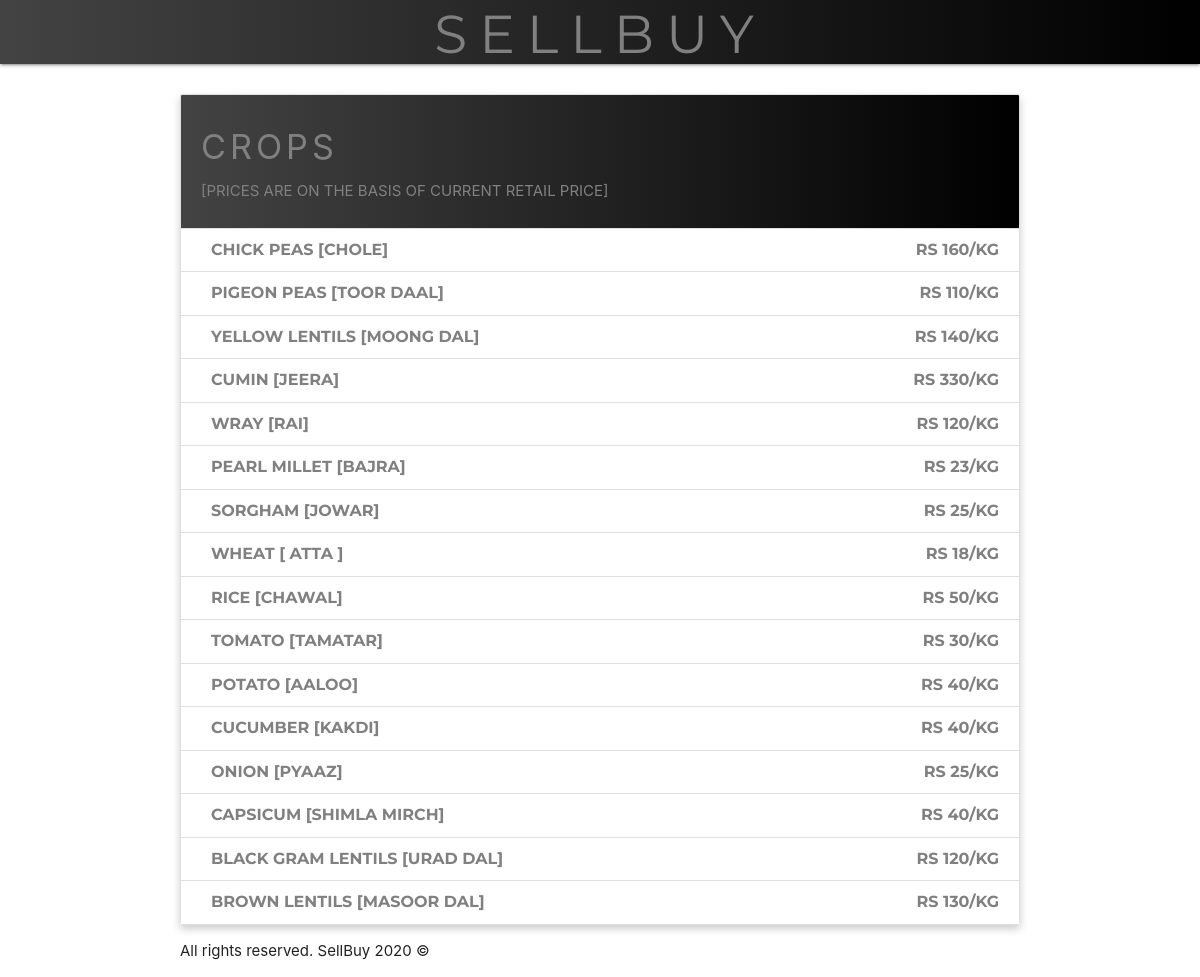
/price, run on an earlier commit of the app's database.
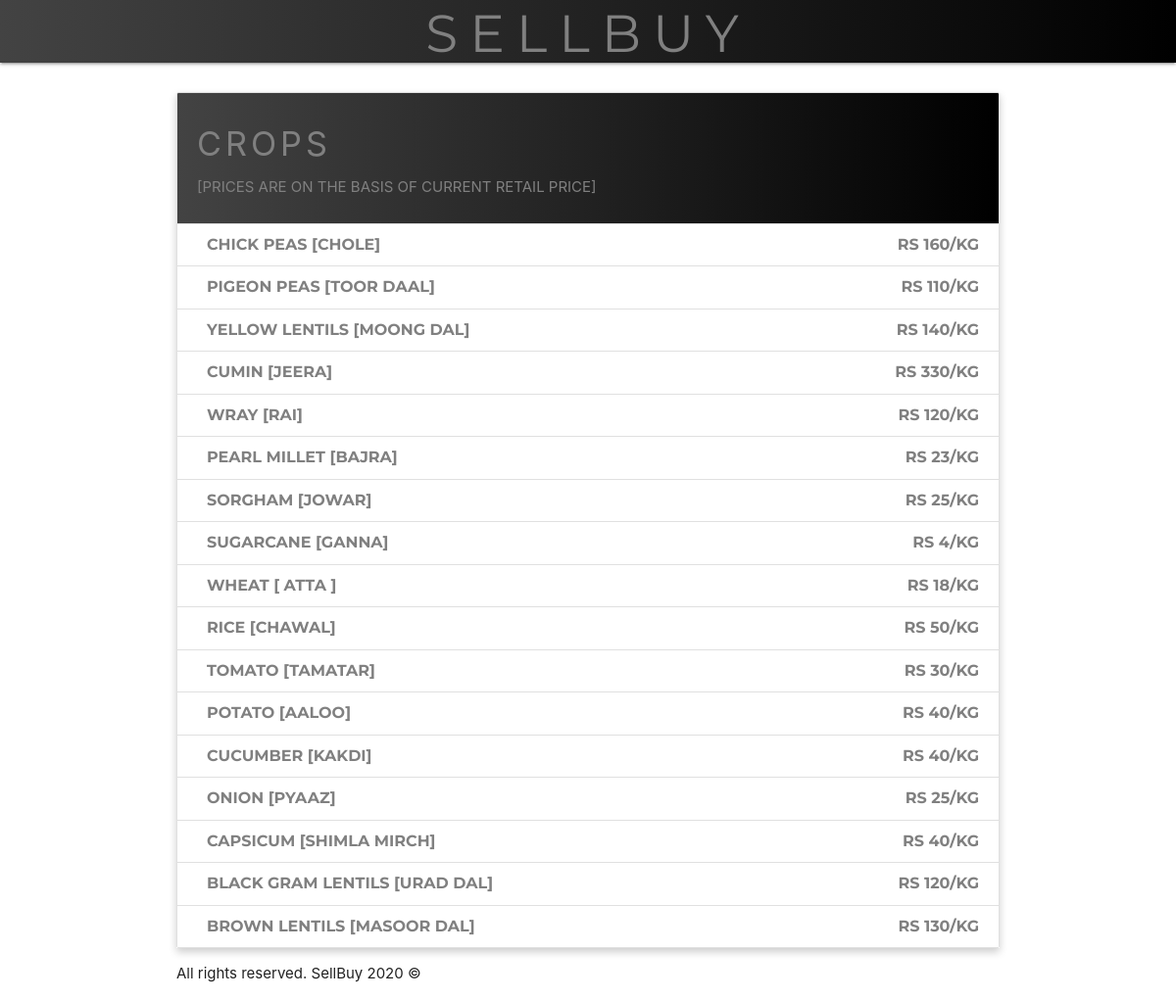
And on a later commit of the database.
### home/models.py (models this page shows, shortened)
class Crop(models.Model):
    cropName = models.CharField(max_length=100)
    cropPrice = models.IntegerField()

### home/views.py (the view)
# urls.py: path('price', views.price, name='price'),
def price(request):
    crop = Crop.objects.all()
    return render(request, 'price.html',{'crop':crop})

### templates/price.html (shortened to what this page needs)
<!DOCTYPE html>
<html>
  <head>
    <link rel="stylesheet" href="https://cdnjs.cloudflare.com/ajax/libs/materialize/1.0.0/css/materialize.min.css">
  </head>
  <body>
    <nav id="navStyle">
        <div class="nav-wrapper">
            <a href="/"><h2 id="navh2">SellBuy</h2></a>
        </div>
    </nav>
      <div class="container" id='pushDown'>
          <ul class="collection with-header" id='priceList'>
              <div class="collection-header" id='listHead'><h4>Crops</h4>
                <p style="color: grey;">[Prices are on the basis of Current Retail price]</p>
              </div>
              {% for currCrop in crop %}
              <li class="collection-item" id='styleListItem'>
                  {{currCrop.cropName}}
                  <span class="right" id='noRight'>
                    Rs {{currCrop.cropPrice}}/kg
                  </span>
              </li>
              {% endfor %}
          </ul>
      </div>
      <footer class='container'>
        <p>
          All rights reserved. SellBuy 2020 &copy;
        </p>
      </footer>
  </body>
</html>

### templates/price.html (style rules this page uses)
a { text-decoration: none; }
#navStyle { background-image: linear-gradient(to right, #434343 0%, black 100%); text-align: center; }
#navStyle a { color : grey; }
#navh2 { font-family: 'Montserrat', sans-serif; letter-spacing: 12px; margin: 0 auto 0 auto; padding-top: 5px !important; text-transform: uppercase; }
#pushDown { margin-top: 30px; box-shadow: 0 4px 8px 0 rgba(0,0,0,0.2); }
#listHead { text-transform: uppercase; }
#styleListItem { font-family: 'Montserrat', sans-serif; font-size: 16px; font-weight:bold; text-transform: uppercase; color:grey; }
#listHead { background-image: linear-gradient(to right, #434343 0%, black 100%); color:grey; }
#listHead h4 { letter-spacing:4px; }

What changed in the data, as far as the page shows it:
added Crop: cropName "SUGARCANE [GANNA]", cropPrice "4"
